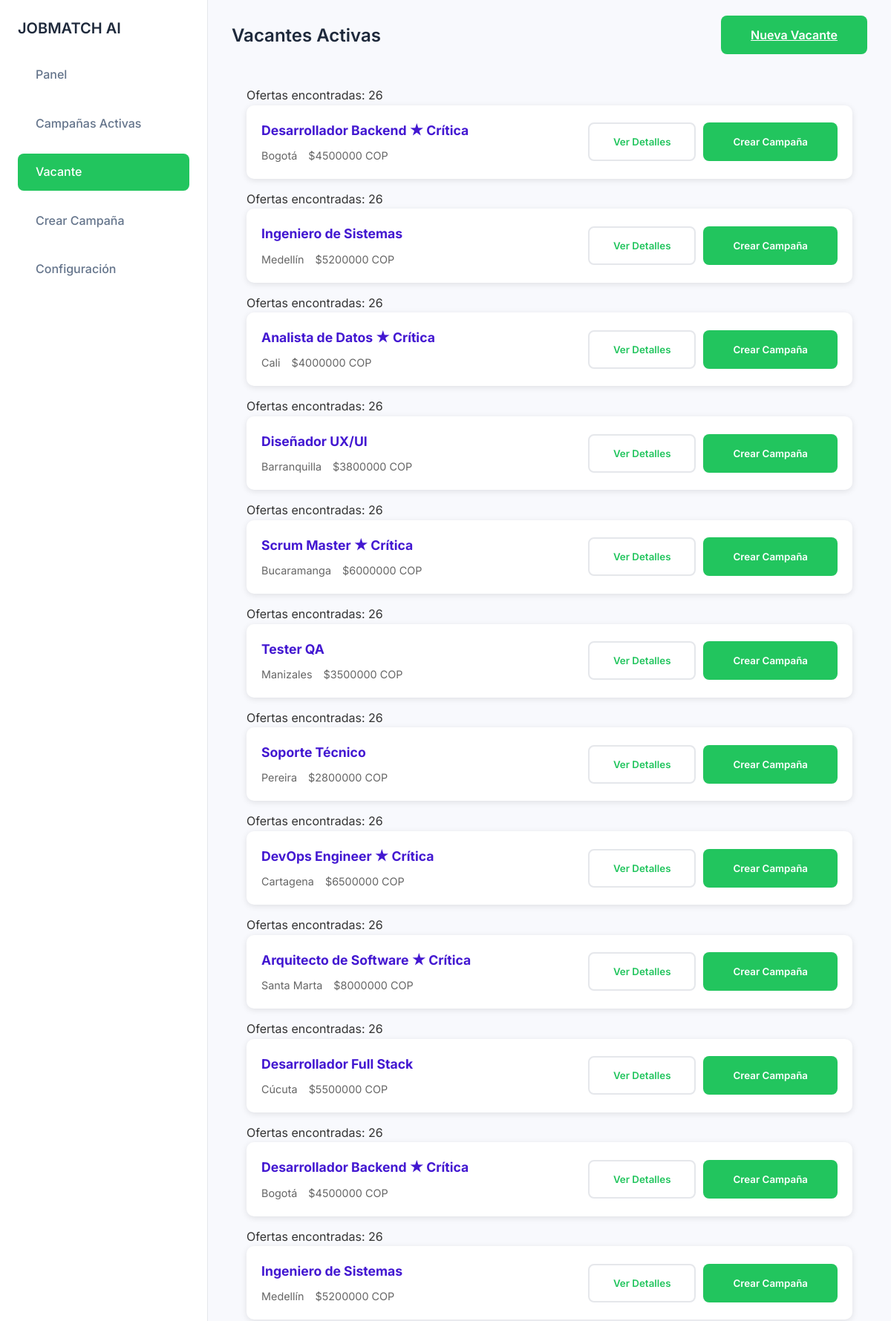
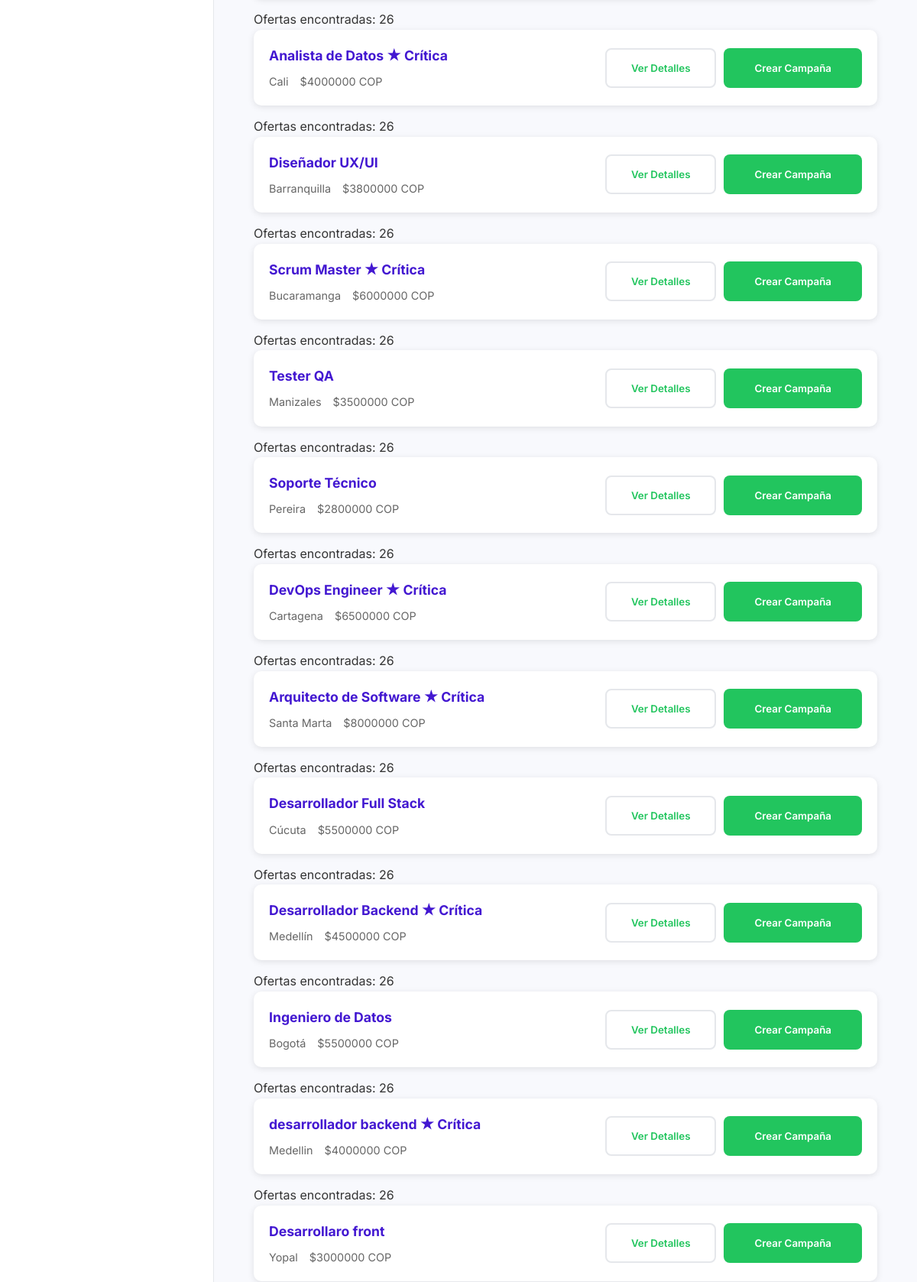
Screenshot of /ofertas/ (upper part) with the database file from the repository (2 pictures, top to bottom).
### dashboard/models.py (models this page shows)
class OfertaLaboral(models.Model):
    cargo = models.CharField(max_length=100)
    salario = models.DecimalField(max_digits=10, decimal_places=2)
    ubicacion = models.CharField(max_length=100)
    critica = models.BooleanField(default=False)
    def __str__(self):
        return self.cargo

### dashboard/views.py (the view)
# urls.py: path('ofertas/', vista_ofertas, name='ofertas'),
def vista_ofertas(request):
    ofertas = OfertaLaboral.objects.all()
    print("OFERTAS:", ofertas)
    for o in ofertas:
        print(o.cargo, o.salario, o.ubicacion, o.critica)  # ← imprime info clave
    return render(request, 'vacante.html', {'ofertas': ofertas})

### dashboard/templates/vacante.html (shortened to what this page needs)
{% load static %}
<!DOCTYPE html>
<html lang="es">
<head>
    <link rel="stylesheet" href="https://cdn.jsdelivr.net/npm/@tabler/icons-webfont@2.30.0/tabler-icons.min.css">
    <link rel="stylesheet" href="{% static 'dashboard/css/styles.css' %}">
</head>
<body>
<div class="dashboard-container">
    <nav class="sidebar">
        <div class="logo-container">
            <h1 class="logo-text">JOBMATCH AI</h1>
        </div>
        <ul class="nav-menu">
            <li class="nav-item"><a href="{% url 'dashboard' %}" class="nav-link"> <span class="nav-text">Panel</span></a></li>
            <li class="nav-item"><a href="{% url 'campania_activas' %}" class="nav-link"> <span class="nav-text">Campañas Activas</span></a></li>
            <li class="nav-item active"><a href="{% url 'vacante' %}" class="nav-link"> <span class="nav-text">Vacante</span></a></li>
            <li class="nav-item"><a href="{% url 'create_campaign' %}" class="nav-link"> <span class="nav-text">Crear Campaña</span></a></li>
            <li class="nav-item"><a href="#" class="nav-link"> <span class="nav-text">Configuración</span></a></li>
        </ul>
    </nav>
    <main class="main-content">
        <header class="main-header">
            <div class="welcome-container">
                <h2 class="welcome-heading">Vacantes Activas</h2>
            </div>
            <div class="header-actions">
                <a href="{% url 'crear_vacante' %}" class="btn-primary">
                     Nueva Vacante
                </a>
            </div>
        </header>
        <section class="vacancies-list">
            {% for oferta in ofertas %}
                <p>Ofertas encontradas: {{ ofertas|length }}</p>
                <article class="vacancy-card"
                        data-id="{{ oferta.id }}"
                        data-title="{{ oferta.cargo }}">
                    <div class="vacancy-info">
                        <h3 class="vacancy-title">
                            {{ oferta.cargo }}
                            {% if oferta.critica %}
                                <span class="badge-critica">★ Crítica</span>
                            {% endif %}
                        </h3>
                        <div class="vacancy-meta">
                            <span class="vacancy-location">{{ oferta.ubicacion }}</span>
                            <span class="vacancy-salary">${{ oferta.salario|floatformat:"0" }} COP</span>
                        </div>
                    </div>
                    <div class="vacancy-actions">
                        <button class="btn-secondary" onclick="showVacancyDetails({{ oferta.id }})">
                             Ver Detalles
                        </button>
                        <button class="btn-primary" onclick="createCampaignFromVacancy({{ oferta.id }})">
                             Crear Campaña
                        </button>
                    </div>
                </article>
            {% empty %}
                <p>No hay vacantes disponibles por el momento.</p>
            {% endfor %}
        </section>
    </main>
</div>
</body>
</html>

### dashboard/static/dashboard/css/styles.css (style rules this page uses)
* { margin: 0; padding: 0; box-sizing: border-box; font-family: "Inter", sans-serif; }
body { background-color: #f8f9fd; color: #333; line-height: 1.6; }
.dashboard-container { display: flex; min-height: 100vh; }
.sidebar { width: 280px; background-color: #ffffff; padding: 1.5rem; display: flex; flex-direction: column; gap: 1.5rem; border-right: 1px solid #e5e7eb; }
.logo-container { display: flex; align-items: center; gap: 0.75rem; }
.logo-text { color: #1e293b; font-size: 1.25rem; line-height: 1.75rem; font-weight: 600; }
.nav-menu { display: flex; flex-direction: column; gap: 1rem; }
.nav-item { display: flex; align-items: center; gap: 0.75rem; color: #64748b; padding: 0.75rem; border-radius: 0.5rem; cursor: pointer; transition: all 0.3s ease; }
.nav-item.active { background-color: #22c55e; color: white; }
.nav-text { font-weight: 500; }
.nav-link { display: flex; align-items: center; gap: 0.75rem; color: inherit; text-decoration: none; width: 100%; }
.nav-item.active .nav-link { color: white; }
.main-content { flex: 1; padding: 2rem; }
.main-header { display: flex; justify-content: space-between; align-items: center; margin-bottom: 2rem; }
.welcome-container { display: flex; flex-direction: column; gap: 0.5rem; }
.welcome-heading { color: #1e293b; font-size: 1.5rem; line-height: 2rem; font-weight: 600; }
.btn-primary { background: #22c55e; color: white; padding: 1rem 2.5rem; border-radius: 8px; font-weight: 600; transition: all 0.2s ease; border: none; cursor: pointer; }
.btn-secondary { background: #ffffff; color: #22c55e; padding: 1rem 2rem; border-radius: 8px; font-weight: 600; transition: all 0.2s ease; border: 2px solid #e5e7eb; }
.vacancies-list { padding: 20px; }
.vacancy-card { background: #fff; border-radius: 10px; padding: 20px; margin-bottom: 15px; box-shadow: 0 2px 8px rgba(0,0,0,0.1); display: flex; justify-content: space-between; align-items: center; }
.vacancy-info { flex: 1; }
.vacancy-title { margin: 0; color: #4318D1; font-size: 1.1rem; }
.vacancy-meta { margin-top: 8px; display: flex; gap: 15px; color: #666; font-size: 0.9rem; }
.vacancy-actions { display: flex; gap: 10px; }

### rows the page displays
OfertaLaboral: ofertas "26", cargo "Desarrollador Backend", critica "★ Crítica", ubicacion "Bogotá", salario "4500000"
OfertaLaboral: ofertas "26", cargo "Ingeniero de Sistemas", ubicacion "Medellín", salario "5200000"
OfertaLaboral: ofertas "26", cargo "Analista de Datos", critica "★ Crítica", ubicacion "Cali", salario "4000000"
OfertaLaboral: ofertas "26", cargo "Diseñador UX/UI", ubicacion "Barranquilla", salario "3800000"
OfertaLaboral: ofertas "26", cargo "Scrum Master", critica "★ Crítica", ubicacion "Bucaramanga", salario "6000000"
OfertaLaboral: ofertas "26", cargo "Tester QA", ubicacion "Manizales", salario "3500000"
OfertaLaboral: ofertas "26", cargo "Soporte Técnico", ubicacion "Pereira", salario "2800000"
OfertaLaboral: ofertas "26", cargo "DevOps Engineer", critica "★ Crítica", ubicacion "Cartagena", salario "6500000"
OfertaLaboral: ofertas "26", cargo "Arquitecto de Software", critica "★ Crítica", ubicacion "Santa Marta", salario "8000000"
OfertaLaboral: ofertas "26", cargo "Desarrollador Full Stack", ubicacion "Cúcuta", salario "5500000"
OfertaLaboral: ofertas "26", cargo "Desarrollador Backend", critica "★ Crítica", ubicacion "Bogotá", salario "4500000"
OfertaLaboral: ofertas "26", cargo "Ingeniero de Sistemas", ubicacion "Medellín", salario "5200000"
OfertaLaboral: ofertas "26", cargo "Analista de Datos", critica "★ Crítica", ubicacion "Cali", salario "4000000"
OfertaLaboral: ofertas "26", cargo "Diseñador UX/UI", ubicacion "Barranquilla", salario "3800000"
OfertaLaboral: ofertas "26", cargo "Scrum Master", critica "★ Crítica", ubicacion "Bucaramanga", salario "6000000"
OfertaLaboral: ofertas "26", cargo "Tester QA", ubicacion "Manizales", salario "3500000"
OfertaLaboral: ofertas "26", cargo "Soporte Técnico", ubicacion "Pereira", salario "2800000"
OfertaLaboral: ofertas "26", cargo "DevOps Engineer", critica "★ Crítica", ubicacion "Cartagena", salario "6500000"
OfertaLaboral: ofertas "26", cargo "Arquitecto de Software", critica "★ Crítica", ubicacion "Santa Marta", salario "8000000"
OfertaLaboral: ofertas "26", cargo "Desarrollador Full Stack", ubicacion "Cúcuta", salario "5500000"
OfertaLaboral: ofertas "26", cargo "Desarrollador Backend", critica "★ Crítica", ubicacion "Medellín", salario "4500000"
OfertaLaboral: ofertas "26", cargo "Ingeniero de Datos", ubicacion "Bogotá", salario "5500000"
OfertaLaboral: ofertas "26", cargo "desarrollador backend", critica "★ Crítica", ubicacion "Medellin", salario "4000000"
OfertaLaboral: ofertas "26", cargo "Desarrollaro front", ubicacion "Yopal", salario "3000000"
